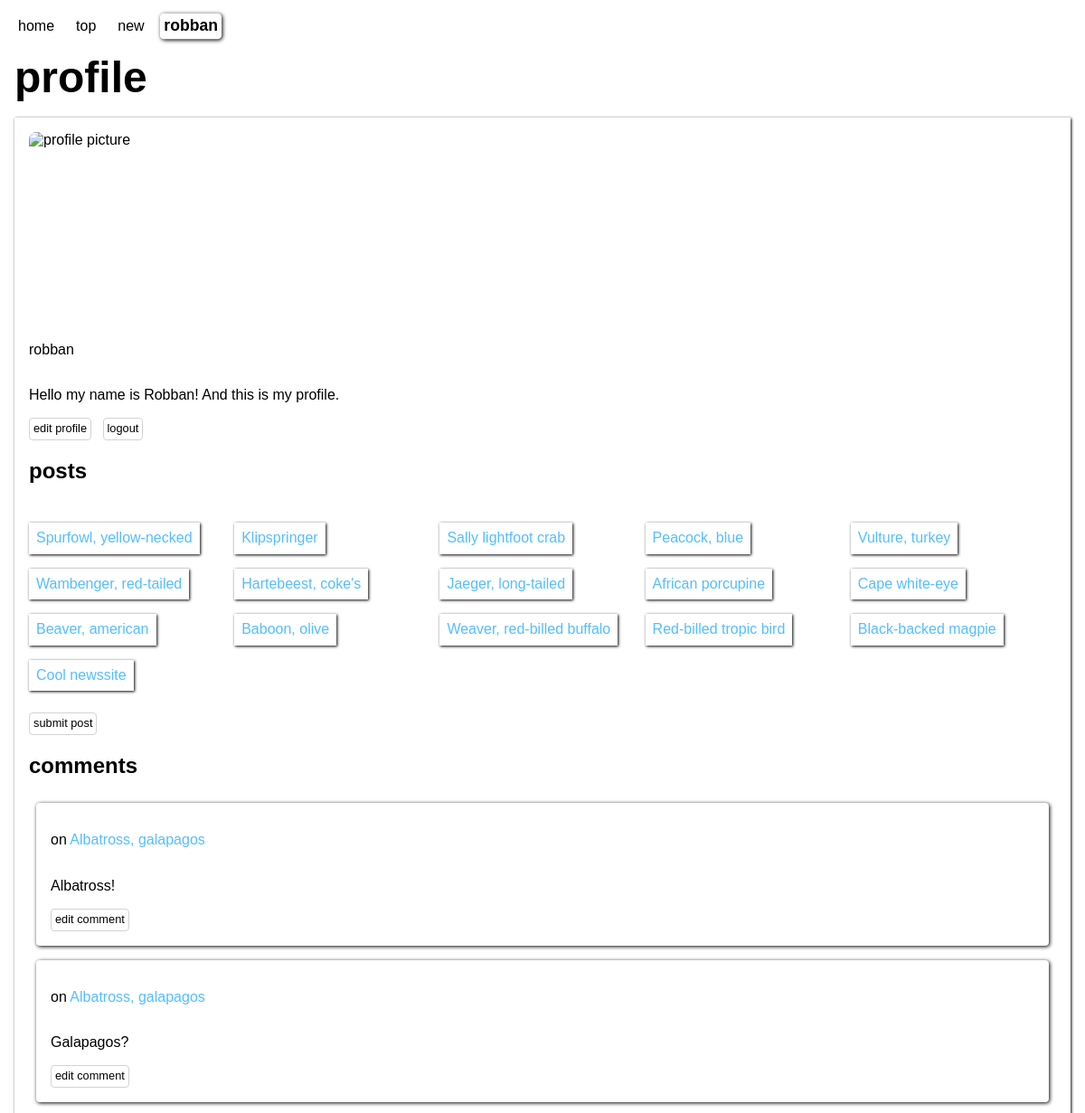
The app's page /profile.php (signed in) with its own data.
### tables this page shows
CREATE TABLE posts (
	id INTEGER NOT NULL PRIMARY KEY AUTOINCREMENT UNIQUE,
	user_id INTEGER NOT NULL,
	title VARCHAR NOT NULL,
	description VARCHAR NOT NULL,
	url VARCHAR NOT NULL,
	creation_time DATETIME NOT NULL
);

CREATE TABLE comments (
	id INTEGER NOT NULL PRIMARY KEY AUTOINCREMENT UNIQUE,
	post_id INTEGER NOT NULL,
	user_id INTEGER NOT NULL,
	comment VARCHAR NOT NULL,
	reply INTEGER,
	creation_time DATETIME NOT NULL
);

### app/functions.php (called while the page is built, shortened)
<?php
function fetchUserPosts(int $userId, PDO $db): ?array
{
    $stmnt = $db->prepare("SELECT * FROM posts WHERE user_id = :user_id");
    $stmnt->bindParam("user_id", $userId, PDO::PARAM_INT);
    $stmnt->execute();
    $results = $stmnt->fetchAll(PDO::FETCH_ASSOC);
    return $results;
}
function fetchUserComments(int $userId, PDO $db): ?array
{
    $stmnt = $db->prepare("SELECT * FROM comments WHERE user_id = :user_id");
    $stmnt->bindParam(":user_id", $userId, PDO::PARAM_INT);
    $stmnt->execute();
    $results = $stmnt->fetchAll(PDO::FETCH_ASSOC);
    return $results;
}
function fetchPostTitle(int $postId, PDO $db): ?string
{
    $stmnt = $db->prepare("SELECT title FROM posts WHERE id = :id;");
    $stmnt->bindParam(":id", $postId, PDO::PARAM_INT);
    $stmnt->execute();
    $result = $stmnt->fetch(PDO::FETCH_ASSOC);
    return $result['title'];
}

### profile.php (the view, shortened to what this page needs)
<?php
require __DIR__ . '/app/autoload.php';
require __DIR__ . '/views/header.php';
if (!userLoggedIn()) {
    header("location: /");
    exit;
} else {
    $userPosts = fetchUserPosts($_SESSION['user']['id'], $db);
    $userComments = fetchUserComments($_SESSION['user']['id'], $db);
}
?>
<main>
    <h1>profile</h1>
    <section class="profile">
        <?php if (!isset($_SESSION['user']['image_url'])) : ?>
            <img src="/assets/images/no-image.png" alt="no profile picture selected">
        <?php else : ?>
            <img src="<?= $_SESSION['user']['image_url'] ?>" alt="profile picture">
        <?php endif; ?>
        <p><?= $_SESSION['user']['user_name'] ?></p>
        <p><?= $_SESSION['user']['bio'] ?></p>
        <div class="button-group">
            <a class="button" href="/edit.php?edit=profile">edit profile</a>
            <a class="button" href="/app/users/logout.php">logout</a>
        </div>
        <?php if (isset($userPosts)) : ?>
            <h2>posts</h2>
            <ul class="user-posts">
                <?php foreach ($userPosts as $userPost) : ?>
                    <li>
                        <a href="/view.php?view=post&post_id=<?= $userPost['id'] ?>"><?= $userPost['title'] ?></a>
                    </li>
                <?php endforeach; ?>
            </ul>
            <a class="button" href="submit.php">submit post</a>
        <?php else : ?>
            <h2>no posts</h2>
            <a class="button" href="submit.php">submit post</a>
        <?php endif; ?>
        <?php if (isset($userComments)) : ?>
            <h2>comments</h2>
            <?php foreach ($userComments as $userComment) : ?>
                <div class="comment">
                    <p>on
                        <a href="/view.php?view=post&post_id=<?= $userComment['post_id'] ?>">
                            <?= fetchPostTitle((int)$userComment['post_id'], $db) ?>
                        </a>
                    </p>
                    <p><?= $userComment['comment'] ?></p>
                    <a class="button" href="/edit.php?edit=comment&comment_id=<?= $userComment['id'] ?>">edit comment</a>
                </div>
            <?php endforeach; ?>
        <?php else : ?>
            <h2>no comments</h2>
        <?php endif; ?>
    </section>
</main>
<?php
require __DIR__ . '/views/footer.php';
?>

### assets/css/style.css (style rules this page uses)
:root { --blue: rgb(85, 190, 255); --orange: coral; }
body { margin: 16px; font-family: sans-serif; }
a { text-decoration: none; color: rgb(85, 190, 255); }
h1 { font-size: 3rem; margin-top: 8px; margin-bottom: 16px; }
button, .button { color: black; display: inline-block; width: fit-content; height: fit-content; font-size: 0.8rem; padding: 4px; margin-left: 0px; margin-right: 8px; background-color: rgba(0, 0, 0, 0); border-radius: 4px; border: 0.5px lightgray solid; cursor: pointer; transition: all 0.1s ease-in-out; }
div.comment { display: flex; flex-direction: column; margin: 8px; padding: 16px; box-shadow: 1px 1px 4px; border-radius: 4px; }
section.profile { display: flex; flex-direction: column; padding: 16px; box-shadow: 1px 1px 3px; }
section.profile img { width: 200px; height: 200px; margin: 0px 0px 16px 0px; border-radius: 8px; object-fit: cover; }
ul.user-posts { list-style-type: none; display: grid; grid-template-columns: repeat(auto-fit, minmax(200px, 1fr)); padding: 0px; }
ul.user-posts li { width: fit-content; padding: 8px; margin: 8px 8px 8px 0px; box-shadow: 1px 1px 3px; transition: transform 0.1s ease-in-out; }

### records on screen
posts: title "Spurfowl, yellow-necked"
posts: title "Klipspringer"
posts: title "Sally lightfoot crab"
posts: title "Peacock, blue"
posts: title "Vulture, turkey"
posts: title "Wambenger, red-tailed"
posts: title "Hartebeest, coke's"
posts: title "Jaeger, long-tailed"
posts: title "African porcupine"
posts: title "Cape white-eye"
posts: title "Beaver, american"
posts: title "Baboon, olive"
posts: title "Weaver, red-billed buffalo"
posts: title "Red-billed tropic bird"
posts: title "Black-backed magpie"
posts: title "Cool newssite"
comments: post.title "Albatross, galapagos", comment "Albatross!"
comments: post.title "Albatross, galapagos", comment "Galapagos?"

### other values on screen
$_SESSION['user']['user_name'] "robban"
$_SESSION['user']['bio'] "Hello my name is Robban! And this is my profile."
